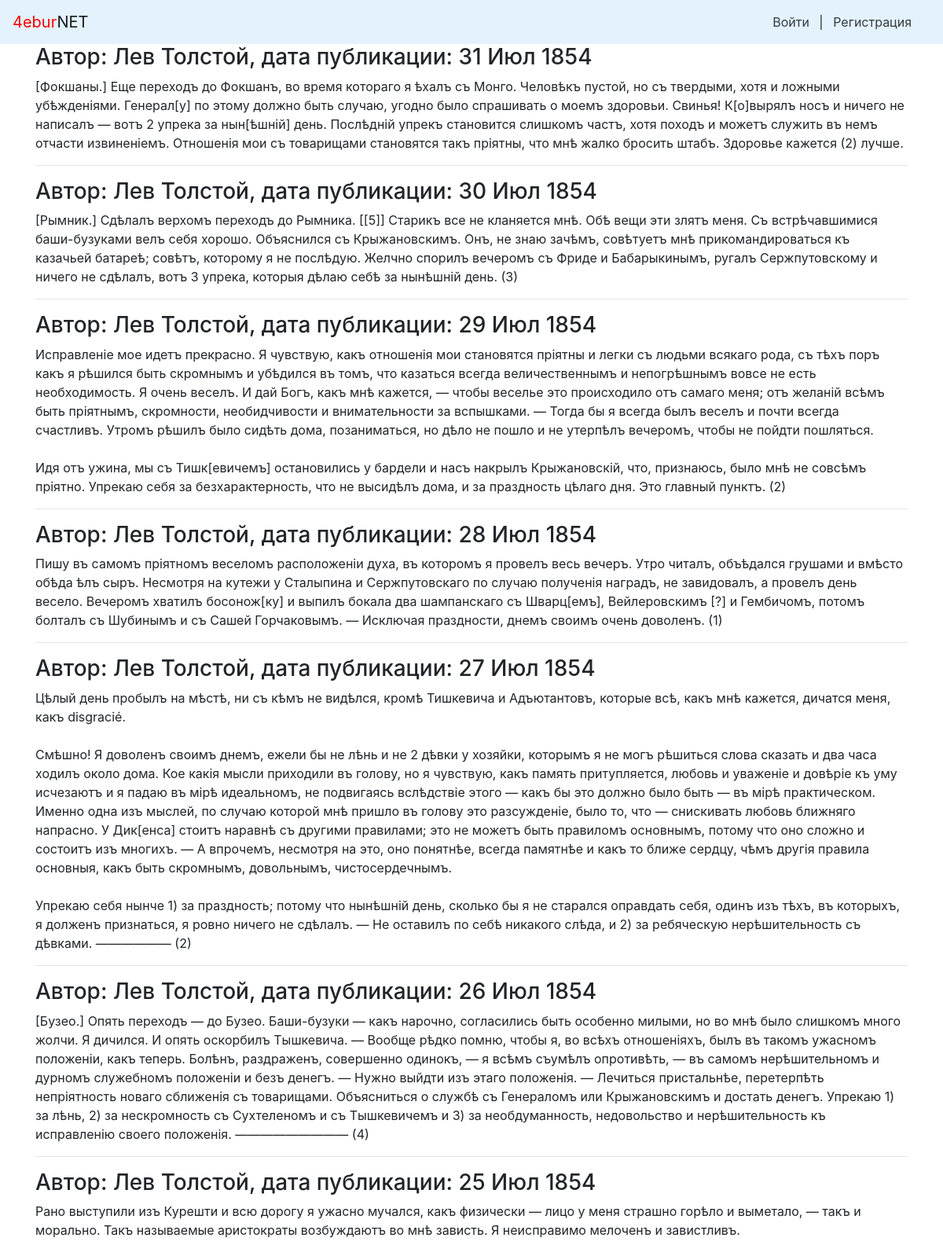
The page / (upper part) on the database its author committed.
### posts/models.py (models this page shows)
class Post(models.Model):
    text = models.TextField()
    pub_date = models.DateTimeField("date published", auto_now_add=True)
    author = models.ForeignKey(User, on_delete=models.CASCADE, related_name="posts")

### posts/views.py (the view)
# urls.py: path("", views.index, name="index")
def index(request):
    latest = Post.objects.order_by('-pub_date')[:11]
    return render(request, "index.html",{"posts": latest})

### templates/index.html (shortened to what this page needs)
<!doctype html>
<html>
    <head>
    </head>
    <body>
        {% extends "base.html" %}
        {% block content %}
        {% for post in posts %}
        <h3>
                Автор: {{ post.author.get_full_name }}, дата публикации: {{ post.pub_date|date:"d M Y" }}
        </h3>
        <p>{{ post.text|linebreaksbr }}</p>
        {% if not forrloop.last%}<hr>{%endif%}
        {% endfor %}
        {% endblock%}

### templates/base.html (shortened to what this page needs)
<!doctype html>
<html>
<head>
    {% load static %}
    <link rel="stylesheet" href="{% static 'bootstrap/dist/css/bootstrap.min.css' %}">
</head>
<body>
    {% include 'nav.html' %}
    <main>
        <div class="container">
            {% block content %}{% endblock %}
        </div>
    </main>
</body>
</html>

### Users/templates/nav.html
<nav class="navbar navbar-light" style="background-color: #e3f2fd;">
    <a class="navbar-brand" href="/"><span style="color:red">4ebur</span>NET</a>
    <nav class="my-2 my-md-0 mr-md-3">
        {% if user.is_authenticated %}
        Пользователь: {{ user.username }}.
        <a class="p-2 text-dark" href="{% url 'password_change' %}">Изменить пароль</a>
        <a class="p-2 text-dark" href="{% url 'logout' %}">Выйти</a>
        {% else %}
        <a class="p-2 text-dark" href="{% url 'login' %}">Войти</a> |
        <a class="p-2 text-dark" href="{% url 'signup' %}">Регистрация</a>
        {% endif %}
    </nav>
</nav>

### rows shown on the page
Post: author.get_full_name "Лев Толстой", pub_date "31 Июл 1854", text "[Фокшаны.] Еще переходъ до Фокшанъ, во время котораго я ѣхалъ съ Монго. Человѣкъ пустой, но съ твердыми, хотя и ложными убѣжденіями. Генерал[у] по этому должно быть случаю, угодно было спрашивать о моемъ здоровьи. Свинья! К[о]вырялъ носъ и ничего не написалъ — вотъ 2 упрека за нын[ѣшній] день. Послѣдній упрекъ становится слишкомъ частъ, хотя походъ и можетъ служить въ немъ отчасти извиненіемъ. Отношенія мои съ товарищами становятся такъ пріятны, что мнѣ жалко бросить штабъ. Здоровье кажется (2) лучше."
Post: author.get_full_name "Лев Толстой", pub_date "30 Июл 1854", text "[Рымник.] Сдѣлалъ верхомъ переходъ до Рымника. [[5]] Старикъ все не кланяется мнѣ. Обѣ вещи эти злятъ меня. Съ встрѣчавшимися баши-бузуками велъ себя хорошо. Объяснился съ Крыжановскимъ. Онъ, не знаю зачѣмъ, совѣтуетъ мнѣ прикомандироваться къ казачьей батареѣ; совѣтъ, которому я не послѣдую. Желчно спорилъ вечеромъ съ Фриде и Бабарыкинымъ, ругалъ Сержпутовскому и ничего не сдѣлалъ, вотъ 3 упрека, которыя дѣлаю себѣ за нынѣшній день. (3)"
Post: author.get_full_name "Лев Толстой", pub_date "29 Июл 1854", text "Исправленіе мое идетъ прекрасно. Я чувствую, какъ отношенія мои становятся пріятны и легки съ людьми всякаго рода, съ тѣхъ поръ какъ я рѣшился быть скромнымъ и убѣдился въ томъ, что казаться всегда величественнымъ и непогрѣшнымъ вовсе не есть необходимость. Я очень веселъ. И дай Богъ, какъ мнѣ кажется, — чтобы веселье это происходило отъ самаго меня; отъ желаній всѣмъ быть пріятнымъ, скромности, необидчивости и внимательности за вспышками. — Тогда бы я всегда былъ веселъ и почти всегда счастливъ. Утромъ рѣшилъ было сидѣть дома, позаниматься, но дѣло не пошло и не утерпѣлъ вечеромъ, чтобы не пойдти пошляться. Идя отъ ужина, мы съ Тишк[евичемъ] остановились у бардели и насъ накрылъ…"
Post: author.get_full_name "Лев Толстой", pub_date "28 Июл 1854", text "Пишу въ самомъ пріятномъ веселомъ расположеніи духа, въ которомъ я провелъ весь вечеръ. Утро читалъ, объѣдался грушами и вмѣсто обѣда ѣлъ сыръ. Несмотря на кутежи у Сталыпина и Сержпутовскаго по случаю полученія наградъ, не завидовалъ, а провелъ день весело. Вечеромъ хватилъ босонож[ку] и выпилъ бокала два шампанскаго съ Шварц[емъ], Вейлеровскимъ [?] и Гембичомъ, потомъ болталъ съ Шубинымъ и съ Сашей Горчаковымъ. — Исключая праздности, днемъ своимъ очень доволенъ. (1)"
Post: author.get_full_name "Лев Толстой", pub_date "27 Июл 1854", text "Цѣлый день пробылъ на мѣстѣ, ни съ кѣмъ не видѣлся, кромѣ Тишкевича и Адъютантовъ, которые всѣ, какъ мнѣ кажется, дичатся меня, какъ disgracié. Смѣшно! Я доволенъ своимъ днемъ, ежели бы не лѣнь и не 2 дѣвки у хозяйки, которымъ я не могъ рѣшиться слова сказать и два часа ходилъ около дома. Кое какія мысли приходили въ голову, но я чувствую, какъ память притупляется, любовь и уваженіе и довѣріе къ уму исчезаютъ и я падаю въ мірѣ идеальномъ, не подвигаясь вслѣдствіе этого — какъ бы это должно было быть — въ мірѣ практическом. Именно одна изъ мыслей, по случаю которой мнѣ пришло въ голову это разсужденіе, было то, что — снискивать любовь ближняго напрасно. У Дик[енса] стоитъ наравнѣ съ другими…"
Post: author.get_full_name "Лев Толстой", pub_date "26 Июл 1854", text "[Бузео.] Опять переходъ — до Бузео. Баши-бузуки — какъ нарочно, согласились быть особенно милыми, но во мнѣ было слишкомъ много жолчи. Я дичился. И опять оскорбилъ Тышкевича. — Вообще рѣдко помню, чтобы я, во всѣхъ отношеніяхъ, былъ въ такомъ ужасномъ положеніи, какъ теперь. Болѣнъ, раздраженъ, совершенно одинокъ, — я всѣмъ съумѣлъ опротивѣть, — въ самомъ нерѣшительномъ и дурномъ служебномъ положеніи и безъ денегъ. — Нужно выйдти изъ этаго положенія. — Лечиться пристальнѣе, перетерпѣть непріятность новаго сближенія съ товарищами. Объясниться о службѣ съ Генераломъ или Крыжановскимъ и достать денегъ. Упрекаю 1) за лѣнь, 2) за нескромность съ Сухтеленомъ и съ Тышкевичемъ и 3) за…"
Post: author.get_full_name "Лев Толстой", pub_date "25 Июл 1854", text "Рано выступили изъ Курешти и всю дорогу я ужасно мучался, какъ физически — лицо у меня страшно горѣло и выметало, — такъ и морально. Такъ называемые аристократы возбуждаютъ во мнѣ зависть. Я неисправимо мелоченъ и завистливъ."
